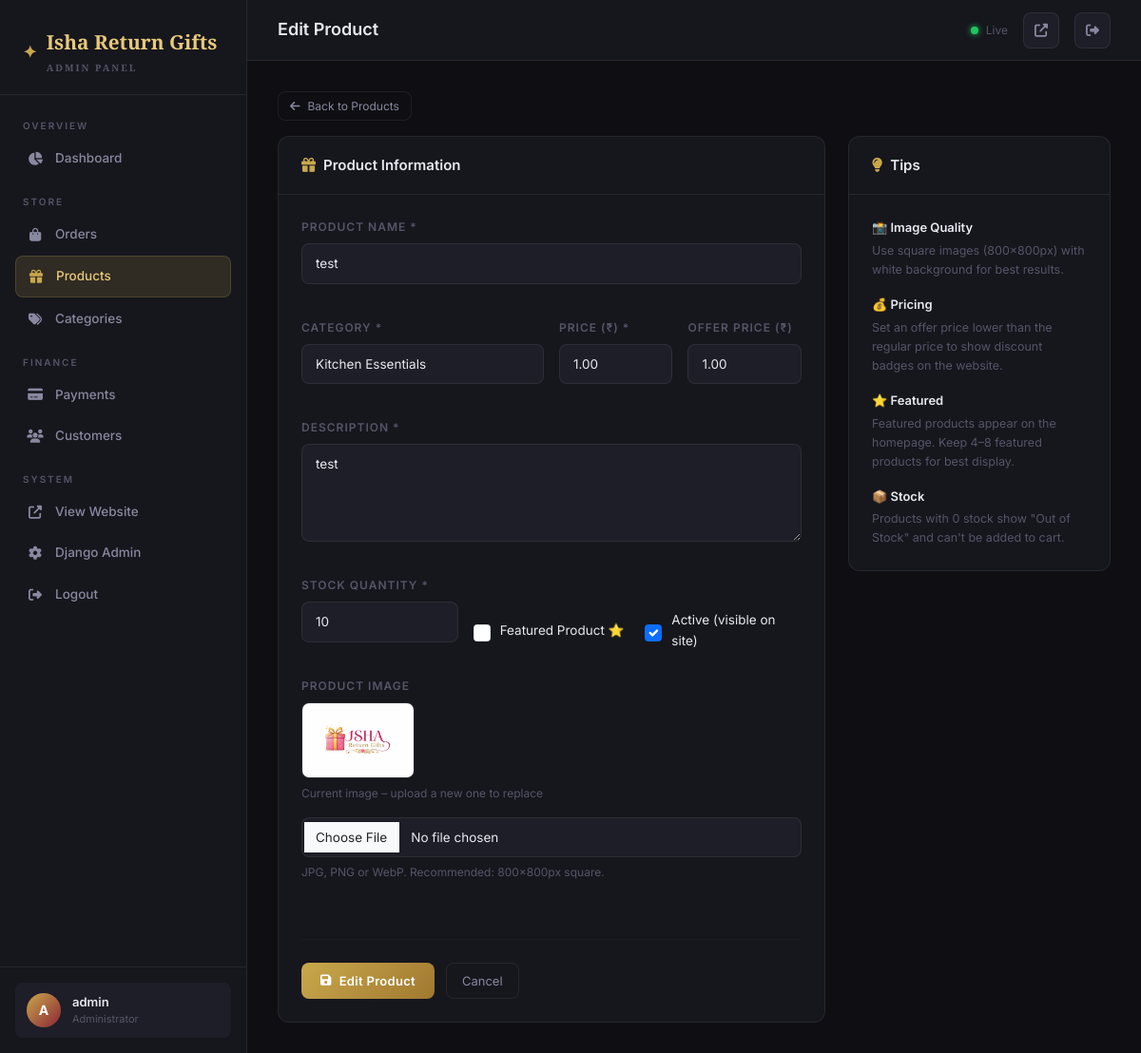
Screenshot of /dashboard/products/13/edit/ (signed in) with the database file from the repository.
### products/models.py (models this page shows, shortened)
class Product(models.Model):
    category = models.ForeignKey(Category, on_delete=models.CASCADE, related_name='products')
    name = models.CharField(max_length=300)
    slug = models.SlugField(unique=True)
    description = models.TextField()
    price = models.DecimalField(max_digits=10, decimal_places=2)
    offer_price = models.DecimalField(max_digits=10, decimal_places=2, blank=True, null=True)
    image = models.ImageField(upload_to='products/')
    stock_quantity = models.PositiveIntegerField(default=0)
    is_featured = models.BooleanField(default=False)
    is_active = models.BooleanField(default=True)
    created_at = models.DateTimeField(auto_now_add=True)
    updated_at = models.DateTimeField(auto_now=True)
    class Meta:
        ordering = ['-created_at']

class Category(models.Model):
    name = models.CharField(max_length=200)
    slug = models.SlugField(unique=True)
    image = models.ImageField(upload_to='categories/', blank=True, null=True)
    description = models.TextField(blank=True)
    created_at = models.DateTimeField(auto_now_add=True)
    class Meta:
        verbose_name_plural = 'Categories'
        ordering = ['name']

### dashboard/views.py (the view, shortened to what this page needs)
# urls.py: path('products/<int:product_id>/edit/', views.product_edit, name='dashboard_product_edit'),
@login_required(login_url='/dashboard/login/')
@user_passes_test(is_admin, login_url='/dashboard/login/')
def product_edit(request, product_id):
    product = get_object_or_404(Product, id=product_id)
    categories = Category.objects.all()
    return render(request, 'dashboard/product_form.html', {'product': product, 'categories': categories, 'action': 'Edit'})

### dashboard/views.py (called while the page is built)
def is_admin(user):
    return user.is_authenticated and user.is_staff

### products/context_processors.py (called while the page is built)
def cart_count(request):
    count = 0
    if request.session.session_key:
        try:
            cart = Cart.objects.get(session_key=request.session.session_key)
            count = cart.get_item_count()
        except Cart.DoesNotExist:
            pass
    return {'cart_count': count}

### templates/dashboard/product_form.html (shortened to what this page needs)
{% extends 'dashboard/base.html' %}
{% block nav_products %}active{% endblock %}
{% block page_title %}{{ action }} Product{% endblock %}
{% block content %}
<div class="mb-3">
    <a href="{% url 'dashboard_products' %}" class="btn-outline btn-sm"><i class="fas fa-arrow-left"></i> Back to Products</a>
</div>
<div class="row g-4">
    <div class="col-lg-8">
        <div class="dash-card">
            <div class="dash-card-header">
                <span class="dash-card-title"><i class="fas fa-gift text-gold me-2"></i>Product Information</span>
            </div>
            <div class="dash-card-body">
                <form method="POST" enctype="multipart/form-data">
                    <div class="row g-3">
                        <div class="col-12">
                            <div class="form-group">
                                <label class="form-label">Product Name *</label>
                                <input type="text" name="name" class="form-control" required value="{{ product.name|default:'' }}" placeholder="e.g. Brass Deepam Set">
                            </div>
                        </div>
                        <div class="col-md-6">
                            <div class="form-group">
                                <label class="form-label">Category *</label>
                                <select name="category" class="form-control" required>
                                    {% for cat in categories %}
                                    <option value="{{ cat.id }}" {% if product.category_id == cat.id %}selected{% endif %}>{{ cat.name }}</option>
                                    {% endfor %}
                                </select>
                            </div>
                        </div>
                        <div class="col-md-3">
                            <div class="form-group">
                                <label class="form-label">Price (₹) *</label>
                                <input type="number" name="price" class="form-control" required step="0.01" value="{{ product.price|default:'' }}" placeholder="0.00">
                            </div>
                        </div>
                        <div class="col-md-3">
                            <div class="form-group">
                                <label class="form-label">Offer Price (₹)</label>
                                <input type="number" name="offer_price" class="form-control" step="0.01" value="{{ product.offer_price|default:'' }}" placeholder="Optional">
                            </div>
                        </div>
                        <div class="col-12">
                            <div class="form-group">
                                <label class="form-label">Description *</label>
                                <textarea name="description" class="form-control" rows="4" required placeholder="Product description...">{{ product.description|default:'' }}</textarea>
                            </div>
                        </div>
                        <div class="col-md-4">
                            <div class="form-group">
                                <label class="form-label">Stock Quantity *</label>
                                <input type="number" name="stock_quantity" class="form-control" required value="{{ product.stock_quantity|default:'0' }}" min="0">
                            </div>
                        </div>
                        <div class="col-md-4" style="display:flex;align-items:center;padding-top:28px;">
                            <div class="form-check">
                                <input type="checkbox" name="is_featured" class="form-check-input" id="is_featured" {% if product.is_featured %}checked{% endif %}>
                                <label class="form-check-label" for="is_featured">Featured Product ⭐</label>
                            </div>
                        </div>
                        <div class="col-md-4" style="display:flex;align-items:center;padding-top:28px;">
                            <div class="form-check">
                                <input type="checkbox" name="is_active" class="form-check-input" id="is_active" {% if product.is_active or action == 'Add' %}checked{% endif %}>
                                <label class="form-check-label" for="is_active">Active (visible on site)</label>
                            </div>
                        </div>
                        <div class="col-12">
                            <div class="form-group">
                                <label class="form-label">Product Image</label>
                                {% if product.image %}
                                <div style="margin-bottom:12px;">
                                    <img src="{{ product.image.url }}" style="height:80px;border-radius:8px;border:1px solid var(--border);">
                                    <p class="form-hint">Current image – upload a new one to replace</p>
                                </div>
                                {% endif %}
                                <input type="file" name="image" class="form-control" accept="image/*" onchange="previewImage(this)">
                                <p class="form-hint">JPG, PNG or WebP. Recommended: 800×800px square.</p>
                            </div>
                        </div>
                        <div class="col-12">
                            <hr class="divider">
                            <div style="display:flex;gap:12px;">
                                <button type="submit" class="btn-gold"><i class="fas fa-save"></i> {{ action }} Product</button>
                                <a href="{% url 'dashboard_products' %}" class="btn-outline">Cancel</a>
                            </div>
                        </div>
                    </div>
                </form>
            </div>
        </div>
    </div>
    <div class="col-lg-4">
        <div class="dash-card">
            <div class="dash-card-header">
                <span class="dash-card-title"><i class="fas fa-lightbulb text-gold me-2"></i>Tips</span>
            </div>
            <div class="dash-card-body">
                <div style="display:flex;flex-direction:column;gap:16px;">
                    <div>
                        <div style="font-weight:600;font-size:13px;color:var(--text);margin-bottom:4px;">📸 Image Quality</div>
                        <div style="font-size:12.5px;color:var(--text-muted);">Use square images (800×800px) with white background for best results.</div>
                    </div>
                    <div>
                        <div style="font-weight:600;font-size:13px;color:var(--text);margin-bottom:4px;">💰 Pricing</div>
                        <div style="font-size:12.5px;color:var(--text-muted);">Set an offer price lower than the regular price to show discount badges on the website.</div>
                    </div>
                    <div>
                        <div style="font-weight:600;font-size:13px;color:var(--text);margin-bottom:4px;">⭐ Featured</div>
                        <div style="font-size:12.5px;color:var(--text-muted);">Featured products appear on the homepage. Keep 4–8 featured products for best display.</div>
                    </div>
                    <div>
                        <div style="font-weight:600;font-size:13px;color:var(--text);margin-bottom:4px;">📦 Stock</div>
                        <div style="font-size:12.5px;color:var(--text-muted);">Products with 0 stock show "Out of Stock" and can't be added to cart.</div>
                    </div>
                </div>
            </div>
        </div>
    </div>
</div>
{% endblock %}

### templates/dashboard/base.html (shortened to what this page needs)
{% load static %}
<!DOCTYPE html>
<html lang="en">
<head>
    <link rel="stylesheet" href="https://cdnjs.cloudflare.com/ajax/libs/font-awesome/6.5.0/css/all.min.css">
    <link rel="stylesheet" href="https://cdn.jsdelivr.net/npm/bootstrap@5.3.2/dist/css/bootstrap.min.css">
</head>
<body>
<aside class="sidebar" id="sidebar">
    <div class="sidebar-brand">
        <div class="brand-logo">
            <span class="icon">✦</span>
            <div>
                <div>Isha Return Gifts</div>
                <div class="brand-sub">Admin Panel</div>
            </div>
        </div>
    </div>
    <nav class="sidebar-nav">
        <div class="nav-section">
            <div class="nav-section-label">Overview</div>
            <a href="{% url 'dashboard_home' %}" class="nav-item {% block nav_home %}{% endblock %}">
                <i class="fas fa-chart-pie"></i> Dashboard
            </a>
        </div>
        <div class="nav-section">
            <div class="nav-section-label">Store</div>
            <a href="{% url 'dashboard_orders' %}" class="nav-item {% block nav_orders %}{% endblock %}">
                <i class="fas fa-shopping-bag"></i> Orders
            </a>
            <a href="{% url 'dashboard_products' %}" class="nav-item {% block nav_products %}{% endblock %}">
                <i class="fas fa-gift"></i> Products
            </a>
            <a href="{% url 'dashboard_categories' %}" class="nav-item {% block nav_categories %}{% endblock %}">
                <i class="fas fa-tags"></i> Categories
            </a>
        </div>
        <div class="nav-section">
            <div class="nav-section-label">Finance</div>
            <a href="{% url 'dashboard_payments' %}" class="nav-item {% block nav_payments %}{% endblock %}">
                <i class="fas fa-credit-card"></i> Payments
            </a>
            <a href="{% url 'dashboard_customers' %}" class="nav-item {% block nav_customers %}{% endblock %}">
                <i class="fas fa-users"></i> Customers
            </a>
        </div>
        <div class="nav-section">
            <div class="nav-section-label">System</div>
            <a href="{% url 'home' %}" class="nav-item" target="_blank">
                <i class="fas fa-external-link-alt"></i> View Website
            </a>
            <a href="/admin/" class="nav-item" target="_blank">
                <i class="fas fa-cog"></i> Django Admin
            </a>
            <a href="{% url 'dashboard_logout' %}" class="nav-item">
                <i class="fas fa-sign-out-alt"></i> Logout
            </a>
        </div>
    </nav>
    <div class="sidebar-footer">
        <div class="admin-profile">
            <div class="admin-avatar">{{ request.user.username|first|upper }}</div>
            <div>
                <div class="admin-name">{{ request.user.get_full_name|default:request.user.username }}</div>
                <div class="admin-role">Administrator</div>
            </div>
        </div>
    </div>
</aside>
<div class="main-content">
    <header class="topbar">
        <div style="display:flex;align-items:center;gap:16px;">
            <div class="topbar-title">
                {% block page_title %}Dashboard{% endblock %}
            </div>
        </div>
        <div class="topbar-right">
            <div class="live-dot">Live</div>
            <a href="{% url 'home' %}" class="topbar-btn" title="View Website" target="_blank">
                <i class="fas fa-external-link-alt"></i>
            </a>
            <a href="{% url 'dashboard_logout' %}" class="topbar-btn" title="Logout">
                <i class="fas fa-sign-out-alt"></i>
            </a>
        </div>
    </header>
    <main class="page-content">
        {% block content %}{% endblock %}
    </main>
</div>
</body>
</html>

### rows the page displays
Product: name "test", category "Kitchen Essentials", price "1.00", offer_price "1.00", description "test", stock_quantity "10", is_active "☑", image (picture)

### other values shown
{{ request.user.username|first|upper }} "A"
{{ request.user.get_full_name|default:request.user.username }} "admin"
{{ action }} "Edit"
